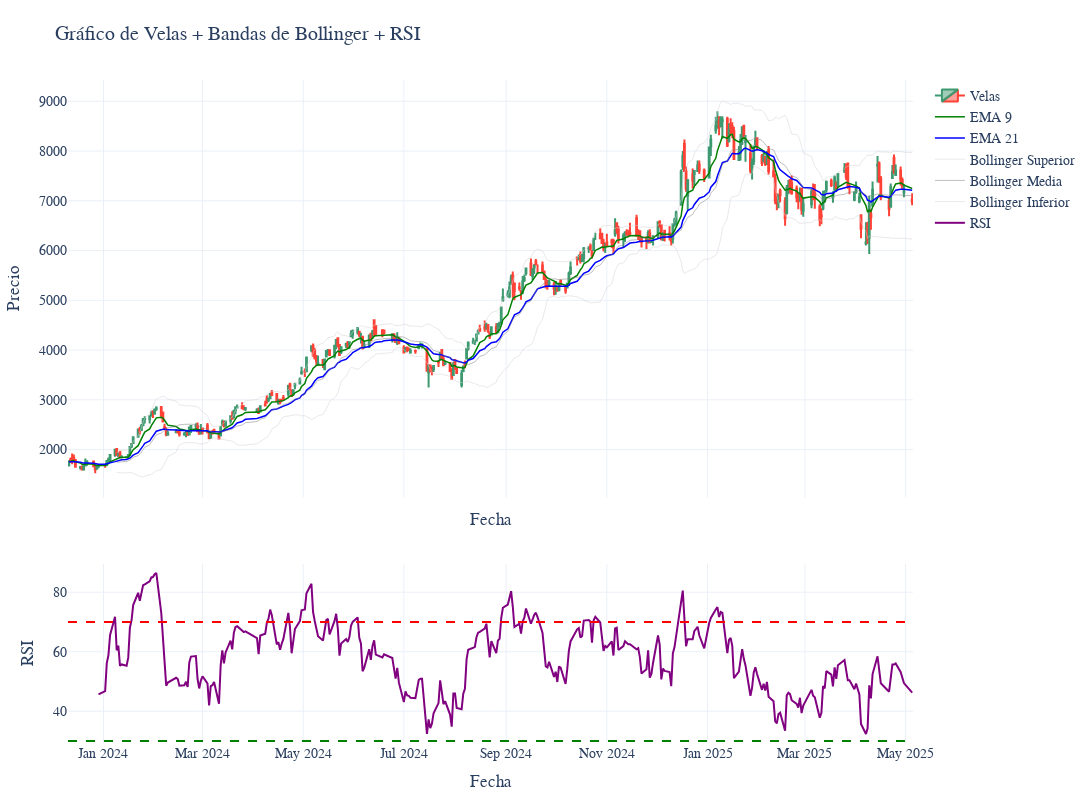

Notebook code cell kept with this figure:
### Markdown cell above
1

### Code cell
import pandas as pd
import plotly.graph_objects as go
import ta

# === Simulación de datos: reemplazalo por tu DataFrame real
# datos = pd.read_csv('archivo.csv', index_col='Date', parse_dates=True)

# Asegurar que el índice sea fecha
datos.index = pd.to_datetime(datos.index)

# Filtrar solo días hábiles
datos = datos[datos.index.dayofweek < 5]

# === Calcular indicadores técnicos ===
# EMA
datos['EMA_9'] = datos['Close'].ewm(span=9, adjust=False).mean()
datos['EMA_21'] = datos['Close'].ewm(span=21, adjust=False).mean()

# Bandas de Bollinger
bb = ta.volatility.BollingerBands(close=datos['Close'], window=20, window_dev=2)
datos['BB_upper'] = bb.bollinger_hband()
datos['BB_middle'] = bb.bollinger_mavg()
datos['BB_lower'] = bb.bollinger_lband()

# RSI
datos['RSI'] = ta.momentum.RSIIndicator(close=datos['Close'], window=14).rsi()

# === Crear el gráfico de velas ===
fig = go.Figure()

# Velas japonesas
fig.add_trace(go.Candlestick(
    x=datos.index,
    open=datos['Open'],
    high=datos['High'],
    low=datos['Low'],
    close=datos['Close'],
    name='Velas'
))

# EMA 9
fig.add_trace(go.Scatter(
    x=datos.index,
    y=datos['EMA_9'],
    line=dict(color='green', width=1.5),
    name='EMA 9'
))

# EMA 21
fig.add_trace(go.Scatter(
    x=datos.index,
    y=datos['EMA_21'],
    line=dict(color='blue', width=1.5),
    name='EMA 21'
))

# Bandas de Bollinger
fig.add_trace(go.Scatter(
    x=datos.index,
    y=datos['BB_upper'],
    line=dict(color='lightgray', width=1),
    name='Bollinger Superior',
    opacity=0.5
))
fig.add_trace(go.Scatter(
    x=datos.index,
    y=datos['BB_middle'],
    line=dict(color='gray', width=1),
    name='Bollinger Media',
    opacity=0.5
))
fig.add_trace(go.Scatter(
    x=datos.index,
    y=datos['BB_lower'],
    line=dict(color='lightgray', width=1),
    name='Bollinger Inferior',
    opacity=0.5
))

# === Layout principal ===
fig.update_layout(
    title='Gráfico de Velas + Indicadores Técnicos',
    width=1100,
    height=700,
    template='plotly_white',
    xaxis_title='Fecha',
    yaxis_title='Precio',
    xaxis_rangeslider_visible=False,  # Sacamos el rango inferior
    margin=dict(l=40, r=40, t=80, b=40),
    font=dict(family='Calibri', size=14),
)

# === Agregar RSI como un subplot ===
from plotly.subplots import make_subplots

# Redefinimos con subplots: 2 filas
fig_final = make_subplots(
    rows=2, cols=1,
    shared_xaxes=True,
    vertical_spacing=0.1,
    row_heights=[0.7, 0.3],
    specs=[[{"type": "xy"}], [{"type": "xy"}]]
)

# Velas y medias en la fila 1
for trace in fig.data:
    fig_final.add_trace(trace, row=1, col=1)

# RSI en la fila 2
fig_final.add_trace(go.Scatter(
    x=datos.index,
    y=datos['RSI'],
    line=dict(color='purple', width=2),
    name='RSI'
), row=2, col=1)

# Línea 70 y 30 en RSI
fig_final.add_hline(y=70, line_dash='dash', line_color='red', row=2, col=1)
fig_final.add_hline(y=30, line_dash='dash', line_color='green', row=2, col=1)

# === Layout final ===
fig_final.update_layout(
    title='Gráfico de Velas + Bandas de Bollinger + RSI',
    width=1100,
    height=800,
    template='plotly_white',
    xaxis_title='Fecha',
    yaxis_title='Precio',
    xaxis2_title='Fecha',
    yaxis2_title='RSI',
    xaxis_rangeslider_visible=False,
    margin=dict(l=40, r=40, t=80, b=40),
    font=dict(family='Calibri', size=14),
)

# === Mostrar
fig_final.show()

### Figure 1 — Plotly figure (JSON) as saved in the notebook; plotly's stock layout.template omitted (floating-point values rounded to 4 significant figures; data arrays with more than 128 entries replaced by an {"elided": "..."} marker saying what was removed)
{"data": [{"close": {"elided": "340 float values"}, "high": {"elided": "340 float values"}, "low": {"elided": "340 float values"}, "name": "Velas", "open": {"elided": "340 float values"}, "type": "candlestick", "x": {"elided": "340 str values"}, "xaxis": "x", "yaxis": "y"}, {"line": {"color": "green", "width": 1.5}, "name": "EMA 9", "type": "scatter", "x": {"elided": "340 str values"}, "xaxis": "x", "y": {"elided": "340 float values"}, "yaxis": "y"}, {"line": {"color": "blue", "width": 1.5}, "name": "EMA 21", "type": "scatter", "x": {"elided": "340 str values"}, "xaxis": "x", "y": {"elided": "340 float values"}, "yaxis": "y"}, {"line": {"color": "lightgray", "width": 1}, "name": "Bollinger Superior", "opacity": 0.5, "type": "scatter", "x": {"elided": "340 str values"}, "xaxis": "x", "y": {"elided": "340 float values"}, "yaxis": "y"}, {"line": {"color": "gray", "width": 1}, "name": "Bollinger Media", "opacity": 0.5, "type": "scatter", "x": {"elided": "340 str values"}, "xaxis": "x", "y": {"elided": "340 float values"}, "yaxis": "y"}, {"line": {"color": "lightgray", "width": 1}, "name": "Bollinger Inferior", "opacity": 0.5, "type": "scatter", "x": {"elided": "340 str values"}, "xaxis": "x", "y": {"elided": "340 float values"}, "yaxis": "y"}, {"line": {"color": "purple", "width": 2}, "name": "RSI", "type": "scatter", "x": {"elided": "340 str values"}, "xaxis": "x2", "y": {"elided": "340 float values"}, "yaxis": "y2"}], "layout": {"font": {"family": "Calibri", "size": 14}, "height": 800, "margin": {"b": 40, "l": 40, "r": 40, "t": 80}, "shapes": [{"line": {"color": "red", "dash": "dash"}, "type": "line", "x0": 0, "x1": 1, "xref": "x2 domain", "y0": 70, "y1": 70, "yref": "y2"}, {"line": {"color": "green", "dash": "dash"}, "type": "line", "x0": 0, "x1": 1, "xref": "x2 domain", "y0": 30, "y1": 30, "yref": "y2"}], "title": {"text": "Gráfico de Velas + Bandas de Bollinger + RSI"}, "width": 1100, "xaxis": {"anchor": "y", "domain": [0, 1], "matches": "x2", "rangeslider": {"visible": false}, "showticklabels": false, "title": {"text": "Fecha"}}, "xaxis2": {"anchor": "y2", "domain": [0, 1], "title": {"text": "Fecha"}}, "yaxis": {"anchor": "x", "domain": [0.37, 1], "title": {"text": "Precio"}}, "yaxis2": {"anchor": "x2", "domain": [0, 0.27], "title": {"text": "RSI"}}}}
